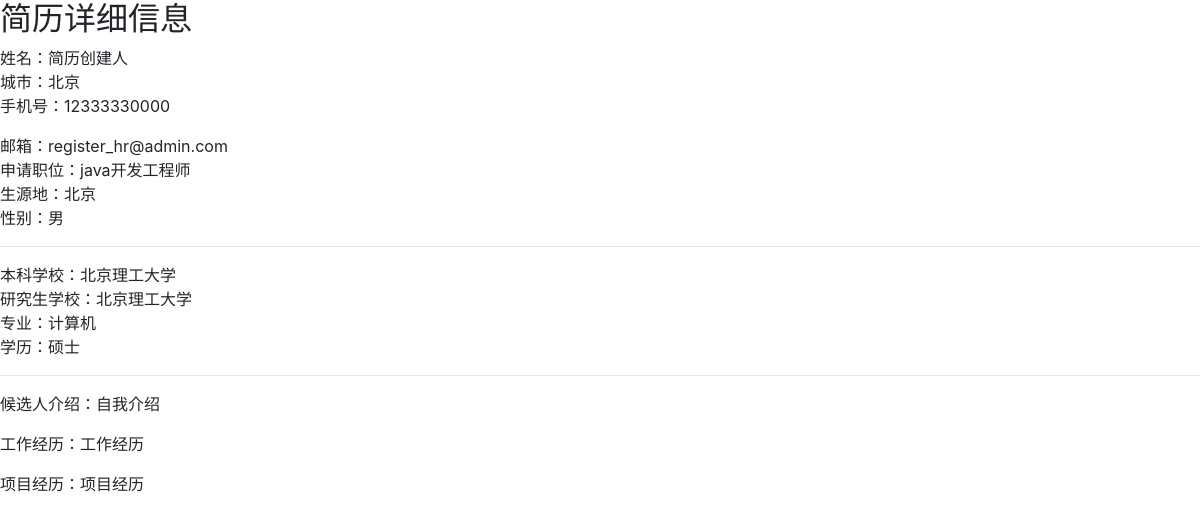
The page /resume/1/ on the database its author committed.
### jobs/models.py (models this page shows)
class Resume(models.Model):
    username = models.CharField(max_length=135, verbose_name=_("姓名"))
    applicant = models.ForeignKey(User, verbose_name=_("申请人"), null=True, blank=True, on_delete=models.SET_NULL)
    city = models.CharField(max_length=135, verbose_name=_("城市"))
    phone = models.CharField(max_length=135, verbose_name=_("手机号码"))
    email = models.EmailField(max_length=135, blank=True, verbose_name=_("邮箱"))
    apply_position = models.CharField(max_length=135, blank=True, verbose_name=_("应聘职位"))
    born_address = models.CharField(max_length=135, blank=True, verbose_name=_("生源地"))
    gender = models.CharField(max_length=135, blank=True, verbose_name=_("性别"))
    bachelor_school = models.CharField(max_length=135, blank=True, verbose_name=_("本科学校"))
    master_school = models.CharField(max_length=135, blank=True, verbose_name=_("研究生学校"))
    doctor_school = models.CharField(max_length=135, blank=True, verbose_name=_("博士生学校"))
    major = models.CharField(max_length=135, blank=True, verbose_name=_("专业"))
    degree = models.CharField(max_length=135, choices=DEGREE_TYPE, blank=True, verbose_name=_("学历"))
    created_date = models.DateTimeField(default=datetime.now, verbose_name=_("创建时间"))
    modified_date = models.DateTimeField(default=datetime.now, verbose_name=_("修改时间"))
    candidate_introduction = models.TextField(max_length=1024, blank=True, verbose_name=_("自我介绍"))
    work_experience = models.TextField(max_length=1024, blank=True, verbose_name=_("工作经历"))
    project_experience = models.TextField(max_length=1024, blank=True, verbose_name=_("项目经历"))
    class Meta:
        verbose_name = _("简历")
        verbose_name_plural = _("简历列表")

### jobs/views.py (the view)
# urls.py: path('resume/<int:pk>/', ResumeDetailView.as_view(), name='resume-detail'),
class ResumeDetailView(DetailView):
    template_name = 'resume_detail.html'
    model = Resume

### interview/performance.py (called while the page is built)
def performance_logger_middleware(get_response):
    def middleware(request):
        start_time = time.time()
        response = get_response(request)
        duration = time.time() - start_time
        response["X-Page-Duration-ms"] = int(duration * 1000)
        logger.info("%s %s %s", duration, request.path, request.GET.dict())
        return response
    return middleware

### jobs/templates/resume_detail.html (shortened to what this page needs)
{% load bootstrap4 %}
{% bootstrap_css %}
<H2>简历详细信息</H2>
<div>姓名：{{object.username}}</div>
<div>城市：{{object.city}}</div>
<div>手机号：{{object.phone}}</div>
<div>邮箱：{{object.email}}</div>
<div>申请职位：{{object.apply_position}}</div>
<div>生源地：{{object.born_address}}</div>
<div>性别：{{object.gender}}</div>
<hr>
<div>本科学校：{{object.bachelor_school}}</div>
<div>研究生学校：{{object.master_school}}</div>
<div>专业：{{object.major}}</div>
<div>学历：{{object.degree}}</div>
<hr>
<p>候选人介绍：{{object.candidate_introduction}}</p>
<p>工作经历：{{object.work_experience}}</p>
<p>项目经历：{{object.project_experience}}</p>

### rows shown on the page
Resume: username "简历创建人", city "北京", phone "12333330000", email "register_hr@admin.com", apply_position "java开发工程师", born_address "北京", gender "男", bachelor_school "北京理工大学", master_school "北京理工大学", major "计算机", degree "硕士", candidate_introduction "自我介绍", work_experience "工作经历", project_experience "项目经历"
